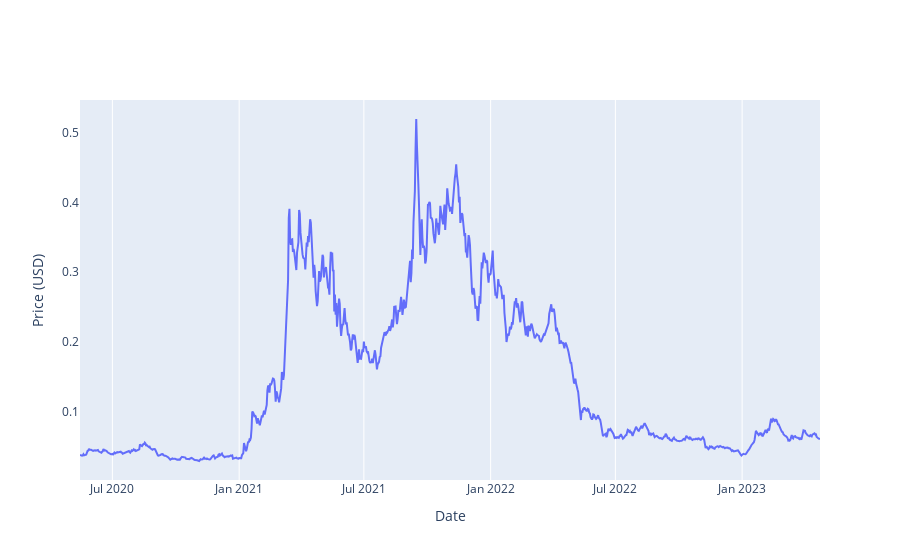

Notebook code cell kept with this figure:
### Markdown cell above
The columns consist of:  datetime, close, and volume. 

Traditional stock market and cryptocurrency datasets also includes the open, high and low prices

For the sake of this tutorial, close suffices.

Now to visualize the price action and ideate how we should process the data.

### Code cell
# Resample the data to daily frequency
ohlcv_data_daily = ohlcv_data.resample('D', on='datetime').agg({'close': 'mean', 'volume': 'sum'}).reset_index()

# Create a plot with two y-axes
fig = go.Figure()

# Add the 'close' column in the original data using Plotly
fig.add_trace(go.Scatter(x=ohlcv_data_daily['datetime'],
                         y=ohlcv_data_daily['close'],
                         name='Price',
                         yaxis='y1'))

# Add volume bars to the plot
#fig.add_trace(go.Bar(x=ohlcv_data_daily['datetime'],
#                     y=ohlcv_data_daily['volume'],
#                     name='Volume',
#                     yaxis='y2',
#                     marker=dict(color='rgba(0, 0, 0, 0.2)')))

# Update layout to create two separate y-axes with a logarithmic scale for the volume axis
fig.update_layout(
    yaxis=dict(title='Price (USD)', side='left', showgrid=False),
    yaxis2=dict(title='Volume', side='right', overlaying='y', showgrid=False, type='log'),
    xaxis=dict(title='Date'),
    legend=dict(orientation='h', yanchor='bottom', y=1.02, xanchor='right', x=1)
)

# Display the plot
fig.show()

### Figure 1 — Plotly figure (JSON) as saved in the notebook; plotly's stock layout.template omitted (floating-point values rounded to 4 significant figures; data arrays with more than 128 entries replaced by an {"elided": "..."} marker saying what was removed)
{"data": [{"name": "Price", "type": "scatter", "x": {"elided": "1075 str values"}, "y": {"elided": "1075 float values"}, "yaxis": "y"}], "layout": {"legend": {"orientation": "h", "x": 1, "xanchor": "right", "y": 1.02, "yanchor": "bottom"}, "xaxis": {"title": {"text": "Date"}}, "yaxis": {"showgrid": false, "side": "left", "title": {"text": "Price (USD)"}}, "yaxis2": {"overlaying": "y", "showgrid": false, "side": "right", "title": {"text": "Volume"}, "type": "log"}}}
